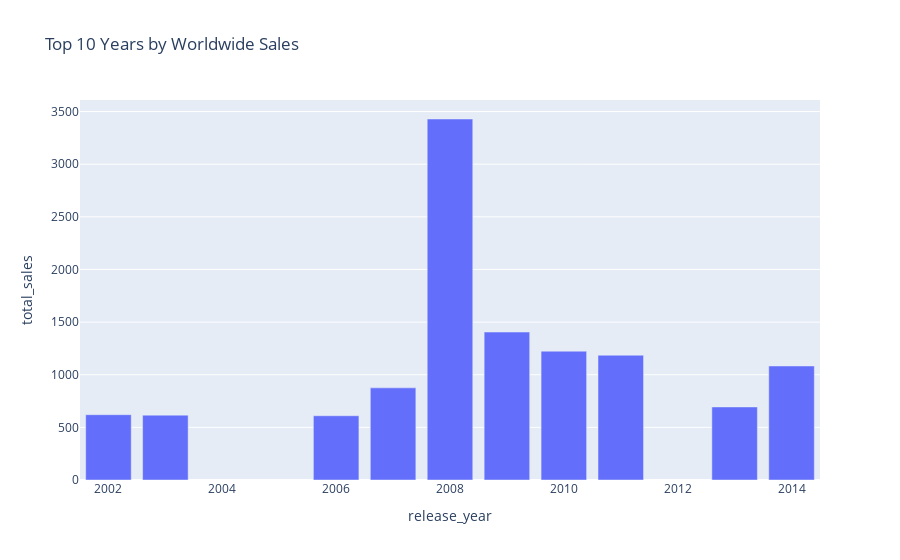

Notebook source saved alongside this figure:
### Code cell
sales_by_year = df.groupby('release_year')['total_sales'].sum().reset_index()
sales_by_year_sort = df.groupby('release_year')['total_sales'].sum().reset_index().sort_values('total_sales',ascending=False)
px.bar(sales_by_year_sort.head(10),x='release_year',y='total_sales',title='Top 10 Years by Worldwide Sales')

### Figure 1 — Plotly figure (JSON) as saved in the notebook; plotly's stock layout.template omitted (floating-point values rounded to 4 significant figures)
{"data": [{"alignmentgroup": "True", "hovertemplate": "release_year=%{x}<br>total_sales=%{y}<extra></extra>", "legendgroup": "", "marker": {"color": "#636efa", "pattern": {"shape": ""}}, "name": "", "offsetgroup": "", "orientation": "v", "showlegend": false, "textposition": "auto", "type": "bar", "x": [2008, 2009, 2010, 2011, 2014, 2007, 2013, 2002, 2003, 2006], "xaxis": "x", "y": [3430.0, 1405.0, 1224.0, 1185.0, 1083.0, 875.2, 694.0, 620.3, 616.1, 610.3], "yaxis": "y"}], "layout": {"autosize": true, "barmode": "relative", "legend": {"tracegroupgap": 0}, "title": {"text": "Top 10 Years by Worldwide Sales"}, "xaxis": {"anchor": "y", "autorange": true, "domain": [0, 1], "range": [2002.0, 2014.0], "title": {"text": "release_year"}, "type": "linear"}, "yaxis": {"anchor": "x", "autorange": true, "domain": [0, 1], "range": [0, 3610.0], "title": {"text": "total_sales"}, "type": "linear"}}}
